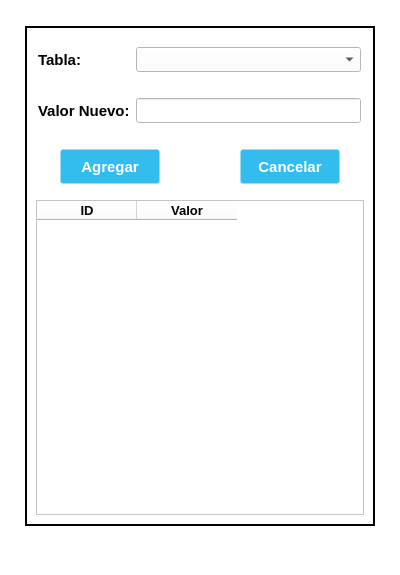
<?xml version="1.0" encoding="UTF-8"?>
<ui version="4.0">
 <class>AddReg_Window</class>
 <widget class="QMainWindow" name="AddReg_Window">
  <property name="geometry">
   <rect>
    <x>0</x>
    <y>0</y>
    <width>400</width>
    <height>575</height>
   </rect>
  </property>
  <property name="minimumSize">
   <size>
    <width>400</width>
    <height>575</height>
   </size>
  </property>
  <property name="maximumSize">
   <size>
    <width>400</width>
    <height>575</height>
   </size>
  </property>
  <property name="windowTitle">
   <string>Agregar Registro Base de Datos</string>
  </property>
  <property name="windowIcon">
   <iconset>
    <normaloff>//nas01/DATOS/Comunes/EIPSA-ERP/icon.ico</normaloff>//nas01/DATOS/Comunes/EIPSA-ERP/icon.ico</iconset>
  </property>
  <property name="styleSheet">
   <string notr="true">QWidget {
background-color: rgb(255, 255, 255);
}

.QFrame {
	border: 2px solid black;
}

QPushButton {
background-color: #33bdef;
  border: 1px solid transparent;
  border-radius: 3px;
  box-shadow: rgba(255, 255, 255, .4) 0 1px 0 0 inset;
  box-sizing: border-box;
  color: #fff;
  cursor: pointer;
  display: inline-block;
  font-family: -apple-system,system-ui,&quot;Segoe UI&quot;,&quot;Liberation Sans&quot;,sans-serif;
  font-size: 15px;
  font-weight: 800;
  line-height: 1.15385;
  margin: 0;
  outline: none;
  padding: 8px .8em;
  text-align: center;
  text-decoration: none;
  text-shadow: 0px 1px 0px #263666;
  user-select: none;
  -webkit-user-select: none;
  touch-action: manipulation;
  vertical-align: baseline;
  white-space: nowrap;
}

QPushButton:hover {
	background-color: #019ad2;
	border-color: rgb(0, 0, 0);
}

QPushButton:pressed {
	background-color: rgb(1, 140, 190);
	border-color: rgb(255, 255, 255);
}</string>
  </property>
  <widget class="QWidget" name="centralwidget">
   <layout class="QGridLayout" name="gridLayout">
    <item row="0" column="0">
     <widget class="QFrame" name="frame">
      <property name="minimumSize">
       <size>
        <width>350</width>
        <height>500</height>
       </size>
      </property>
      <property name="maximumSize">
       <size>
        <width>350</width>
        <height>500</height>
       </size>
      </property>
      <property name="frameShape">
       <enum>QFrame::StyledPanel</enum>
      </property>
      <property name="frameShadow">
       <enum>QFrame::Raised</enum>
      </property>
      <layout class="QGridLayout" name="gridLayout_2">
       <item row="4" column="0">
        <layout class="QHBoxLayout" name="hLayout2">
         <item>
          <widget class="QLabel" name="label">
           <property name="minimumSize">
            <size>
             <width>90</width>
             <height>25</height>
            </size>
           </property>
           <property name="maximumSize">
            <size>
             <width>90</width>
             <height>25</height>
            </size>
           </property>
           <property name="font">
            <font>
             <pointsize>11</pointsize>
             <bold>true</bold>
            </font>
           </property>
           <property name="text">
            <string>Valor Nuevo:</string>
           </property>
          </widget>
         </item>
         <item>
          <widget class="QLineEdit" name="lineEdit">
           <property name="minimumSize">
            <size>
             <width>225</width>
             <height>25</height>
            </size>
           </property>
           <property name="maximumSize">
            <size>
             <width>225</width>
             <height>25</height>
            </size>
           </property>
           <property name="font">
            <font>
             <pointsize>10</pointsize>
            </font>
           </property>
          </widget>
         </item>
        </layout>
       </item>
       <item row="0" column="0">
        <spacer name="vSpacer1">
         <property name="orientation">
          <enum>Qt::Vertical</enum>
         </property>
         <property name="sizeType">
          <enum>QSizePolicy::Fixed</enum>
         </property>
         <property name="sizeHint" stdset="0">
          <size>
           <width>20</width>
           <height>10</height>
          </size>
         </property>
        </spacer>
       </item>
       <item row="6" column="0">
        <layout class="QHBoxLayout" name="hLayout3">
         <item>
          <widget class="QPushButton" name="Button_AddReg">
           <property name="minimumSize">
            <size>
             <width>100</width>
             <height>35</height>
            </size>
           </property>
           <property name="maximumSize">
            <size>
             <width>100</width>
             <height>35</height>
            </size>
           </property>
           <property name="text">
            <string>Agregar</string>
           </property>
          </widget>
         </item>
         <item>
          <spacer name="hSpacer1">
           <property name="orientation">
            <enum>Qt::Horizontal</enum>
           </property>
           <property name="sizeType">
            <enum>QSizePolicy::Fixed</enum>
           </property>
           <property name="sizeHint" stdset="0">
            <size>
             <width>50</width>
             <height>20</height>
            </size>
           </property>
          </spacer>
         </item>
         <item>
          <widget class="QPushButton" name="Button_Cancel">
           <property name="minimumSize">
            <size>
             <width>100</width>
             <height>35</height>
            </size>
           </property>
           <property name="maximumSize">
            <size>
             <width>100</width>
             <height>35</height>
            </size>
           </property>
           <property name="text">
            <string>Cancelar</string>
           </property>
          </widget>
         </item>
        </layout>
       </item>
       <item row="5" column="0">
        <spacer name="vSpacer3">
         <property name="orientation">
          <enum>Qt::Vertical</enum>
         </property>
         <property name="sizeType">
          <enum>QSizePolicy::Fixed</enum>
         </property>
         <property name="sizeHint" stdset="0">
          <size>
           <width>20</width>
           <height>20</height>
          </size>
         </property>
        </spacer>
       </item>
       <item row="1" column="0">
        <layout class="QHBoxLayout" name="hLayout1">
         <item>
          <widget class="QLabel" name="label_2">
           <property name="minimumSize">
            <size>
             <width>90</width>
             <height>25</height>
            </size>
           </property>
           <property name="maximumSize">
            <size>
             <width>90</width>
             <height>25</height>
            </size>
           </property>
           <property name="font">
            <font>
             <pointsize>11</pointsize>
             <bold>true</bold>
            </font>
           </property>
           <property name="text">
            <string>Tabla:</string>
           </property>
          </widget>
         </item>
         <item>
          <widget class="QComboBox" name="comboBox">
           <property name="minimumSize">
            <size>
             <width>225</width>
             <height>25</height>
            </size>
           </property>
           <property name="maximumSize">
            <size>
             <width>225</width>
             <height>25</height>
            </size>
           </property>
           <property name="font">
            <font>
             <pointsize>10</pointsize>
            </font>
           </property>
          </widget>
         </item>
        </layout>
       </item>
       <item row="3" column="0">
        <spacer name="vSpacer2">
         <property name="orientation">
          <enum>Qt::Vertical</enum>
         </property>
         <property name="sizeType">
          <enum>QSizePolicy::Fixed</enum>
         </property>
         <property name="sizeHint" stdset="0">
          <size>
           <width>20</width>
           <height>20</height>
          </size>
         </property>
        </spacer>
       </item>
       <item row="8" column="0">
        <widget class="QTableWidget" name="tableWidget">
         <column>
          <property name="text">
           <string>ID</string>
          </property>
          <property name="font">
           <font>
            <pointsize>10</pointsize>
            <bold>true</bold>
           </font>
          </property>
         </column>
         <column>
          <property name="text">
           <string>Valor</string>
          </property>
          <property name="font">
           <font>
            <pointsize>10</pointsize>
            <bold>true</bold>
           </font>
          </property>
         </column>
        </widget>
       </item>
       <item row="7" column="0">
        <spacer name="vSpacer4">
         <property name="orientation">
          <enum>Qt::Vertical</enum>
         </property>
         <property name="sizeType">
          <enum>QSizePolicy::Fixed</enum>
         </property>
         <property name="sizeHint" stdset="0">
          <size>
           <width>20</width>
           <height>10</height>
          </size>
         </property>
        </spacer>
       </item>
      </layout>
     </widget>
    </item>
   </layout>
  </widget>
  <widget class="QMenuBar" name="menubar">
   <property name="geometry">
    <rect>
     <x>0</x>
     <y>0</y>
     <width>400</width>
     <height>22</height>
    </rect>
   </property>
  </widget>
  <widget class="QStatusBar" name="statusbar"/>
 </widget>
 <resources/>
 <connections>
  <connection>
   <sender>Button_Cancel</sender>
   <signal>clicked()</signal>
   <receiver>AddReg_Window</receiver>
   <slot>close()</slot>
   <hints>
    <hint type="sourcelabel">
     <x>227</x>
     <y>281</y>
    </hint>
    <hint type="destinationlabel">
     <x>195</x>
     <y>-7</y>
    </hint>
   </hints>
  </connection>
 </connections>
</ui>
